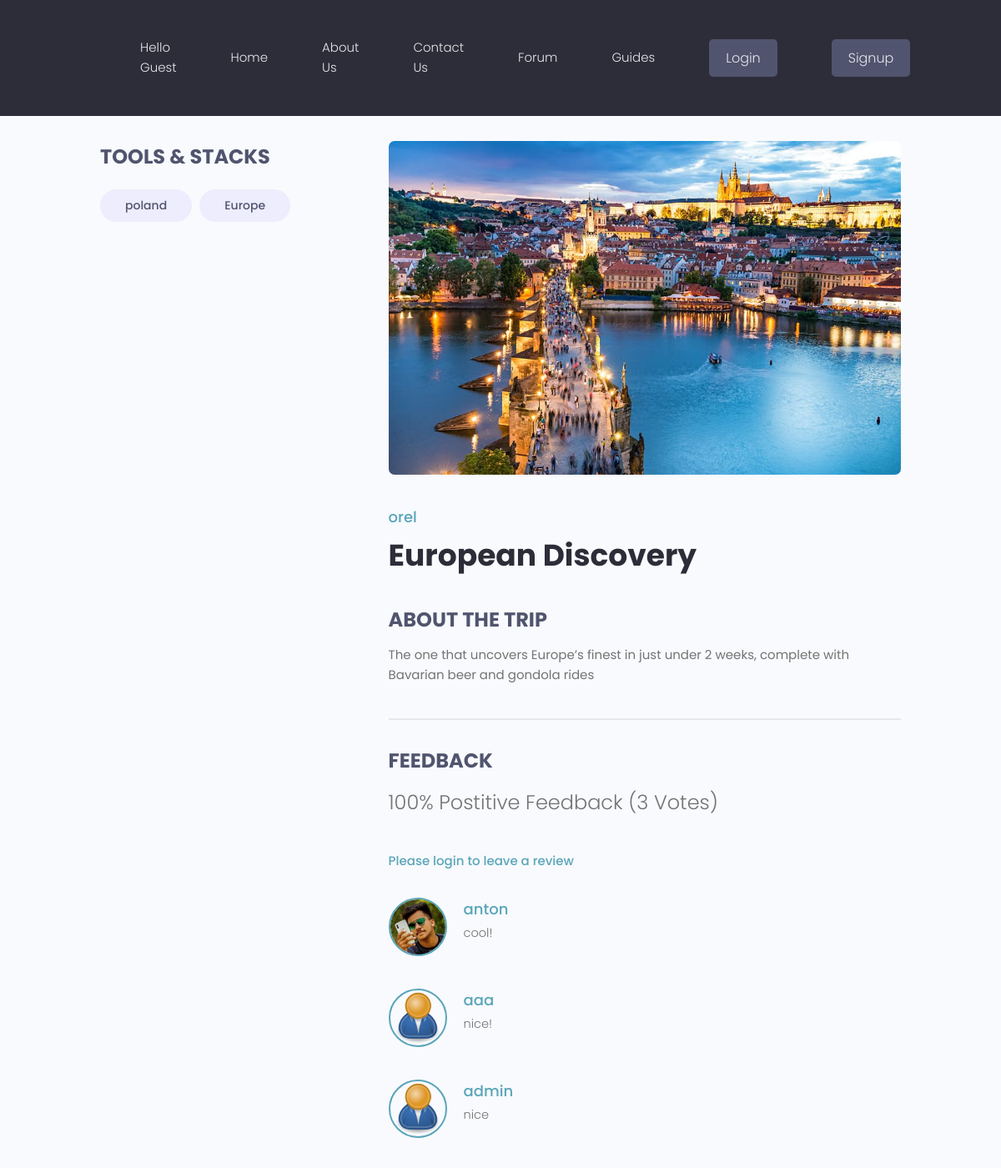
/trip/43a6959f-16f2-429b-9284-68d5c4310290/, run on an earlier commit of the app's database.
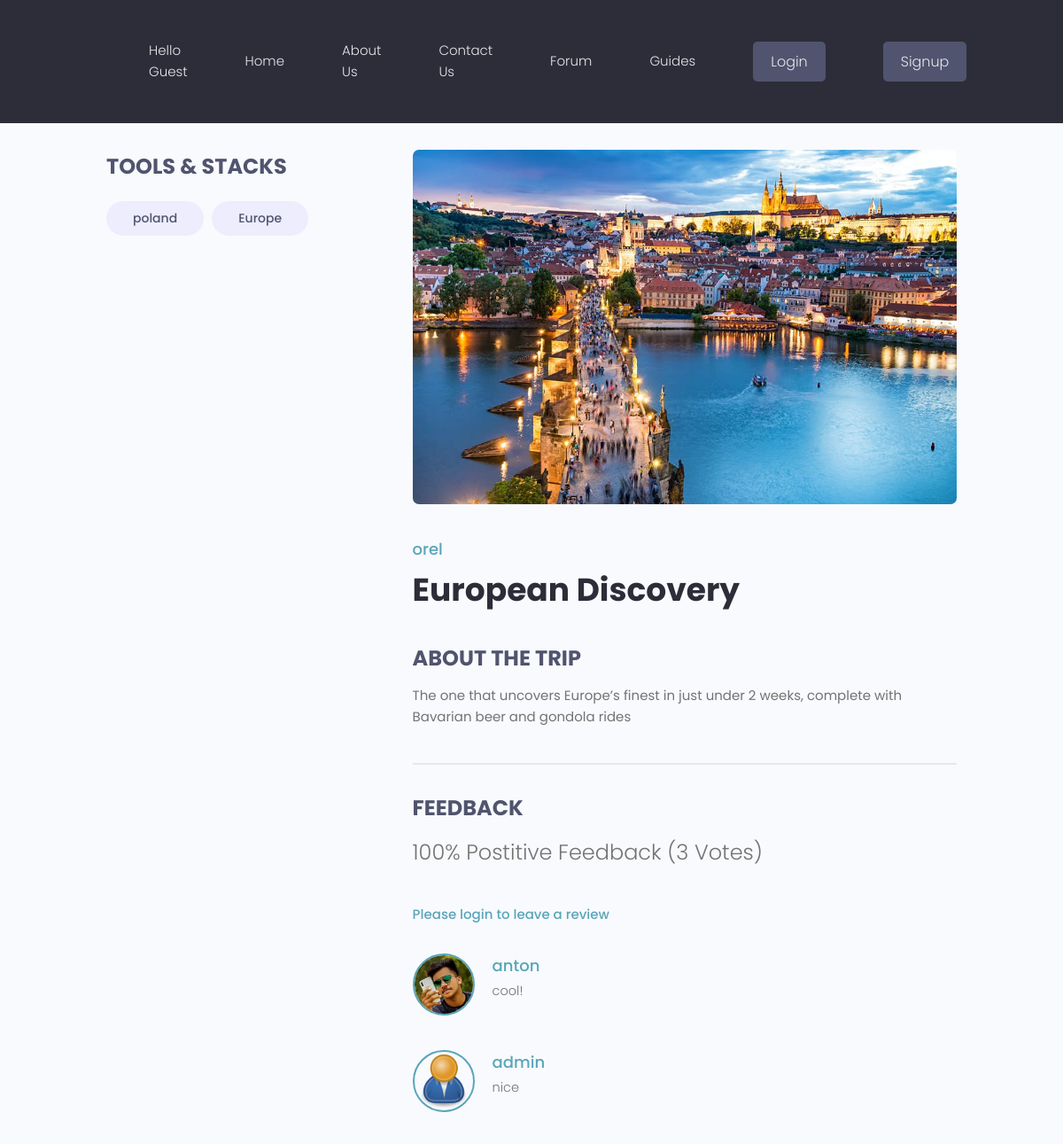
And on a later commit of the database.
### trips/models.py (models this page shows, shortened)
class Tag(models.Model):
    name = models.CharField(max_length=200)
    created = models.DateTimeField(auto_now_add=True)
    id = models.UUIDField(default=uuid.uuid4, unique=True, primary_key=True,editable=False)
    def __str__(self):
        return self.name

class Review(models.Model):
    VOTE_TYPE = (
        ('up', 'Up Vote'),
        ('down', 'Down Vote'),
    )
    owner = models.ForeignKey(Profile, on_delete=models.CASCADE, null=True)
    trip = models.ForeignKey(Trip, on_delete=models.CASCADE)
    body = models.TextField(null=True, blank=True)
    value = models.CharField(max_length=200, choices= VOTE_TYPE)
    created = models.DateTimeField(auto_now_add=True)
    id = models.UUIDField(default=uuid.uuid4, unique=True, primary_key=True,editable=False)
    class Meta:
        unique_together = [['owner', 'trip']]

### users/models.py (models this page shows, shortened)
class Profile(models.Model):
    user = models.OneToOneField(User, on_delete=models.CASCADE, null=True, blank=True)
    name = models.CharField(max_length=200, blank=True, null=True)
    email = models.EmailField(max_length=500, blank=True, null= True)
    username =  models.CharField(max_length=200, blank=True, null=True)
    location =  models.CharField(max_length=200, blank=True, null=True)
    short_intro = models.CharField(max_length=200, blank = True, null=True)
    bio = models.TextField(blank=True,null=True)
    profile_image = models.ImageField(
        null=True, blank=True, upload_to='profiles/', default= "profiles/user-default.png")
    guide_confirmation = models.ImageField(
        null=True, blank=True, upload_to='profiles/')
    admin_approved=models.BooleanField(default=False)
    vote_total = models.IntegerField(default=0, null=True, blank=True)  # all the vote that the trips has
    vote_ration = models.IntegerField(default=0, null=True, blank=True)  # the ration betwen negative and positive
    created = models.DateTimeField(auto_now_add=True)
    id = models.UUIDField(default=uuid.uuid4, unique=True, primary_key=True,editable=False)

### trips/views.py (the view, shortened to what this page needs)
# urls.py: path('trip/<str:pk>/',views.trip,name="trip"),
def trip(request,pk):
    tripObj = Trip.objects.get(id=pk)
    tags = tripObj.tags.all()
    form = ReviewForm()
    return render(request, 'trips/single-trip.html',{'trip':tripObj, 'tags': tags,'form':form})

### forum/context_processors.py (called while the page is built, shortened)
def searchFunction(request):
    search_context = {}
    posts = Post.objects.all()
    return search_context

### trips/models.py (called while the page is built)
    @property
    def reviewers(self):
        queryset = self.review_set.all().values_list('owner__id', flat=True)
        return queryset

### trips/templates/trips/single-trip.html (shortened to what this page needs)
{% extends 'main.html' %}
 {% block content %}
  <main class="singleProject my-md">
    <div class="container">
      <div class="layout">
        <div class="column column--1of3">
          <h3 class="singleProject__subtitle">Tools & Stacks</h3>
          <div class="singleProject__toolStack">
            {% for tag in tags %}
            <span class="tag tag--pill tag--sub tag--lg">
              <small>{{tag}}</small>
            </span>
            {% endfor %}
          </div>
        </div>
        <div class="column column--2of3">
          <img class="singleProject__preview" src="{{ trip.featured_image.url }}" alt="portfolio thumbnail" />
          <a href="{% url 'guide-profile' trip.owner.id %}" class="singleProject__developer">{{ trip.owner.name }}</a>
          <h2 class="singleProject__title">{{trip.title}}</h2>
          <h3 class="singleProject__subtitle">About the trip</h3>
          <div class="singleProject__info">
            {{trip.description}}
          </div>
          <div class="comments">
            <h3 class="singleProject__subtitle">Feedback</h3>
            <h5 class="project--rating">
              {{trip.vote_ration}}% Postitive Feedback ({{trip.vote_total}} Vote{{trip.vote_total|pluralize:"s"}})
            </h5>
            {% if request.user.profile.id in trip.reviewers %}
            <p>You have already submitted your review for this trip</p>
            {% elif request.user.profile == trip.owner %}
            <p>You cannot review your own trip</p>
            {% else %}
            <a href="{% url 'signin' %}?next={{request.path}}">Please login to leave a review</a>
            {% endif %}
            <div class="commentList">
              {% for review in trip.review_set.all %}
              {% if review.body %}
              <div class="comment">
                <a href="{% url  'guide-profile' review.owner.id %}">
                  <img class="avatar avatar--md"
                    src="{{review.owner.profile_image.url}}" alt="user" />
                </a>
                <div class="comment__details">
                  <a href="{% url  'guide-profile' review.owner.id %}" class="comment__author">{{ review.owner.name }}</a>
                  <p class="comment__info">{{review.body|linebreaksbr}}</p>
                </div>
              </div>
              {% endif %}
              {% endfor %}
            </div>
          </div>
        </div>
      </div>
    </div>
  </main>
{% endblock content %}

What changed in the data, as far as the page shows it:
removed Review: owner.profile_image (placeholder picture), owner.name "aaa", body "nice!"
